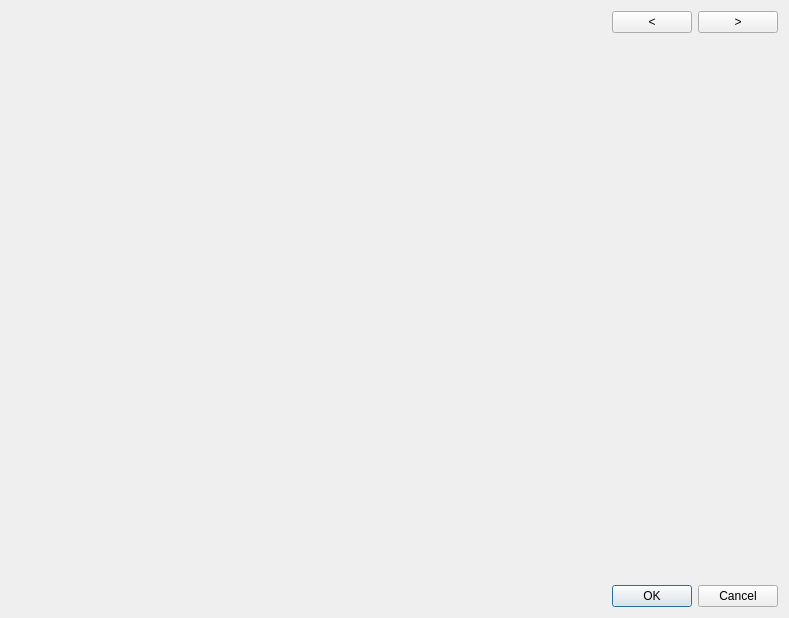
<?xml version="1.0" encoding="UTF-8"?>
<ui version="4.0">
 <class>Form</class>
 <widget class="QWidget" name="Form">
  <property name="geometry">
   <rect>
    <x>0</x>
    <y>0</y>
    <width>789</width>
    <height>618</height>
   </rect>
  </property>
  <property name="sizePolicy">
   <sizepolicy hsizetype="Minimum" vsizetype="Minimum">
    <horstretch>0</horstretch>
    <verstretch>0</verstretch>
   </sizepolicy>
  </property>
  <property name="windowTitle">
   <string>Form</string>
  </property>
  <layout class="QVBoxLayout" name="verticalLayout_2">
   <item>
    <layout class="QGridLayout" name="gridLayout">
     <item row="2" column="1">
      <layout class="QVBoxLayout" name="verticalLayout">
       <item>
        <widget class="QDialogButtonBox" name="buttonBox">
         <property name="standardButtons">
          <set>QDialogButtonBox::Cancel|QDialogButtonBox::Ok</set>
         </property>
        </widget>
       </item>
      </layout>
     </item>
     <item row="0" column="1">
      <layout class="QHBoxLayout" name="horizontalLayout">
       <item>
        <spacer name="horizontalSpacer">
         <property name="orientation">
          <enum>Qt::Horizontal</enum>
         </property>
         <property name="sizeHint" stdset="0">
          <size>
           <width>40</width>
           <height>20</height>
          </size>
         </property>
        </spacer>
       </item>
       <item>
        <widget class="QPushButton" name="prevButton">
         <property name="toolTip">
          <string>Show previous form</string>
         </property>
         <property name="text">
          <string>&lt;</string>
         </property>
        </widget>
       </item>
       <item>
        <widget class="QPushButton" name="nextButton">
         <property name="toolTip">
          <string>Show next form</string>
         </property>
         <property name="text">
          <string>&gt;</string>
         </property>
        </widget>
       </item>
      </layout>
     </item>
     <item row="1" column="0">
      <spacer name="verticalSpacer">
       <property name="orientation">
        <enum>Qt::Vertical</enum>
       </property>
       <property name="sizeHint" stdset="0">
        <size>
         <width>0</width>
         <height>40</height>
        </size>
       </property>
      </spacer>
     </item>
    </layout>
   </item>
  </layout>
 </widget>
 <resources/>
 <connections/>
</ui>
